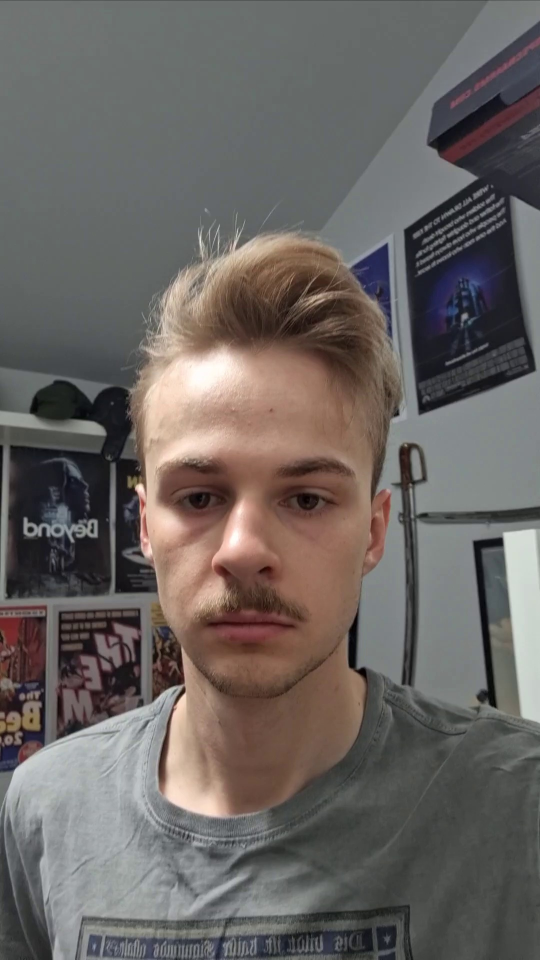
#> input picture WMA_s27369/root/Proj_4/media/images/adam/adam_0000.jpg, 1080 x 1920 px, given in place of the camera (shown at 1/2 size)
$ python find_face.py
#> lines starting #> are read from the running program, lines starting #| are printed output that depends on the picture
import cv2
import numpy as np


fun = None
img = None
i = 0
object_cascade = None

f = 105
n = 5
s = 50

list_haarcascade = ['haarcascade_eye.xml',
            'haarcascade_eye_tree_eyeglasses.xml',
            'haarcascade_frontalcatface.xml',
            'haarcascade_frontalcatface_extended.xml',
            'haarcascade_frontalface_alt.xml',
            'haarcascade_frontalface_alt2.xml',
            'haarcascade_frontalface_alt_tree.xml',
            'haarcascade_frontalface_default.xml',
            'haarcascade_fullbody.xml',
            'haarcascade_lefteye_2splits.xml',
            'haarcascade_license_plate_rus_16stages.xml',
            'haarcascade_lowerbody.xml',
            'haarcascade_profileface.xml',
            'haarcascade_righteye_2splits.xml',
            'haarcascade_russian_plate_number.xml',
            'haarcascade_smile.xml',
            'haarcascade_upperbody.xml']

def set_object():
    global i, object_cascade, list_haarcascade
    object_cascade = cv2.CascadeClassifier(
        cv2.data.haarcascades + list_haarcascade[i])
    print(list_haarcascade[i])
    i += 1
    if i >= len(list_haarcascade):
        i=0

def bar_fun(x):
    global f, n, s
    f = cv2.getTrackbarPos('scaleFactor', 'bar')
    n = cv2.getTrackbarPos('minNeighbors', 'bar')
    s = cv2.getTrackbarPos('minSize', 'bar')

def main():
    global swich_lib, fun, img, object_cascade, f, n, s
    cap = cv2.VideoCapture(0)
    set_object()
    ret, frame = cap.read()
#> frame is the input picture: shape (1920, 1080, 3); mean B, G, R 97.7, 100.5, 106.1
    cv2.imshow('bar', frame)
    cv2.createTrackbar('scaleFactor', 'bar', 101, 1000, bar_fun)
    cv2.createTrackbar('minNeighbors', 'bar', 1, 500, bar_fun)
    cv2.createTrackbar('minSize', 'bar', 1, 500, bar_fun)
    while True:
        ret, frame = cap.read()
        if ret:
            gray = cv2.cvtColor(frame, cv2.COLOR_BGR2GRAY)
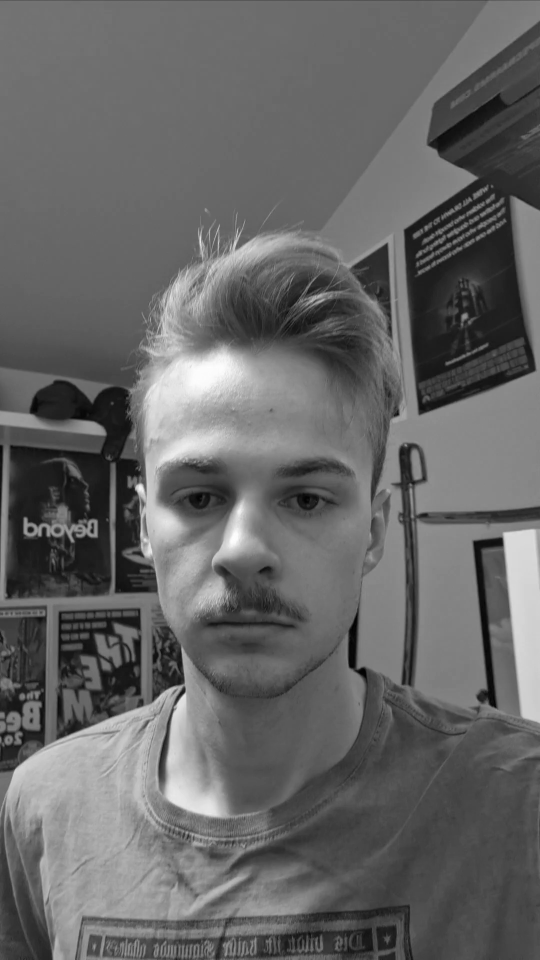
#> gray: shape (1920, 1080) (shown at 1/2 size); min 0, max 254, mean 101.9
            faces = object_cascade.detectMultiScale(
                gray, scaleFactor=f/100, minNeighbors=n, minSize=(s, s))
#> faces = [[356, 960, 81, 81], [555, 949, 105, 105], [506, 1113, 61, 61], [328, 1740, 58, 58], [273, 871, 283, 283]]

            if len(faces) > 0:
                x, y, w, h = faces[0]
#> x = 356; y = 960; w = 81; h = 81
                img = frame[y:y+h, x:x+w]
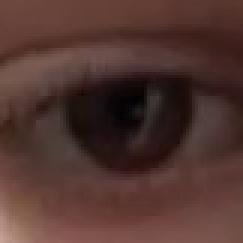
#> img: shape (81, 81, 3) (shown 3 times larger); mean B, G, R 48.1, 53.5, 81.7
                img = cv2.resize(img, (200, 200),
                                 interpolation=cv2.INTER_LINEAR)
#> img: shape (200, 200, 3)
                cv2.imshow('obiekt', img)

            cv2.imshow('bar', frame)

        key = cv2.waitKey(1)
#> (key Esc is pressed here)
        if key == ord('n'):
            set_object()
        elif key == 27:
            cv2.destroyAllWindows()
            break


if __name__ == '__main__':
    main()

$ run again, on WMA_s27369/root/Proj_4/media/images/adam/adam_0001.jpg
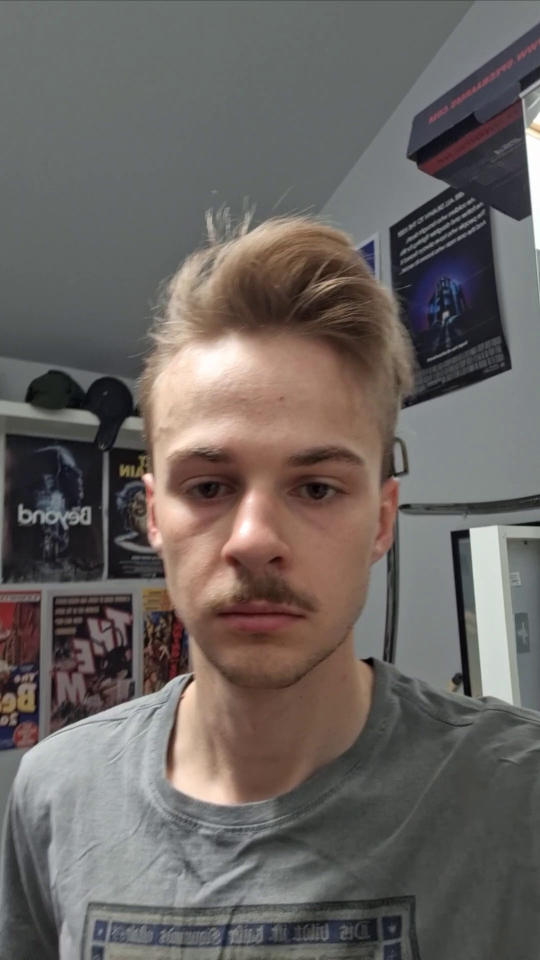
#> input picture WMA_s27369/root/Proj_4/media/images/adam/adam_0001.jpg, 1080 x 1920 px, given in place of the camera (shown at 1/2 size)
#> in main, frame is the input picture: shape (1920, 1080, 3); mean B, G, R 97, 100.2, 105.9
#> in main, `gray = cv2.cvtColor(frame, cv2.COLOR_BGR2GRAY)`:
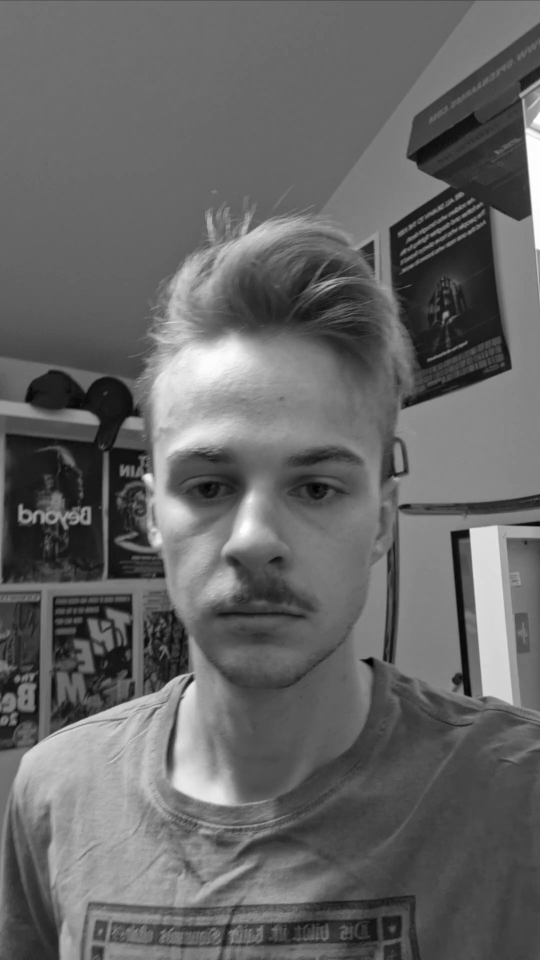
#> gray: shape (1920, 1080) (shown at 1/2 size); min 0, max 255, mean 101.6
#> faces = [[374, 938, 85, 85], [576, 927, 106, 106], [343, 1714, 56, 56], [660, 652, 98, 98]]
#> x = 374; y = 938; w = 85
#> in main, `img = frame[y:y+h, x:x+w]`:
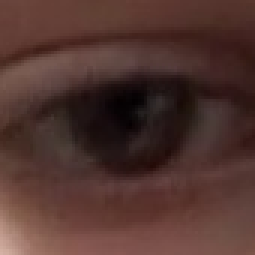
#> img: shape (85, 85, 3) (shown 3 times larger); mean B, G, R 47.3, 52.8, 81.3

$ run again, on WMA_s27369/root/Proj_4/media/images/adam/adam_0003.jpg
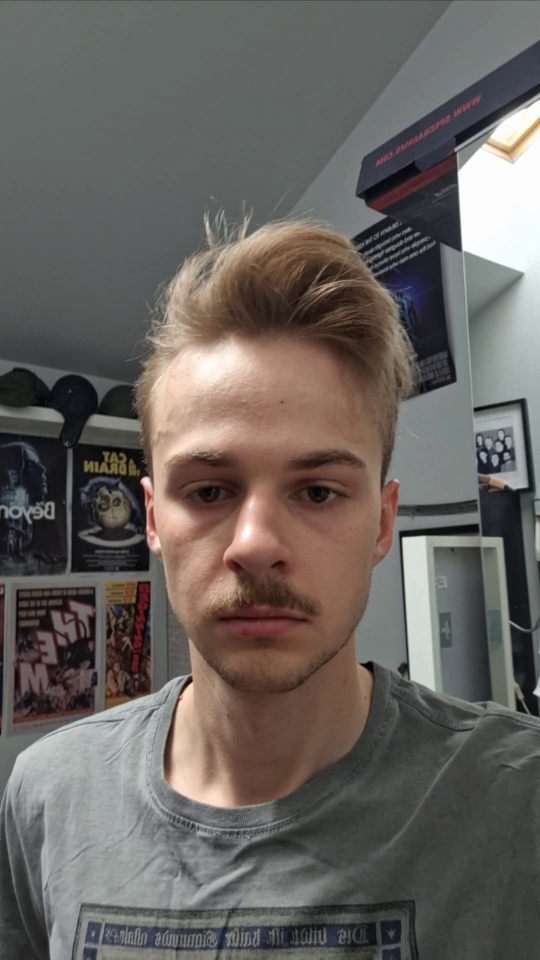
#> input picture WMA_s27369/root/Proj_4/media/images/adam/adam_0003.jpg, 1080 x 1920 px, given in place of the camera (shown at 1/2 size)
#> in main, frame is the input picture: shape (1920, 1080, 3); mean B, G, R 95.2, 99.1, 104.2
#> in main, `gray = cv2.cvtColor(frame, cv2.COLOR_BGR2GRAY)`:
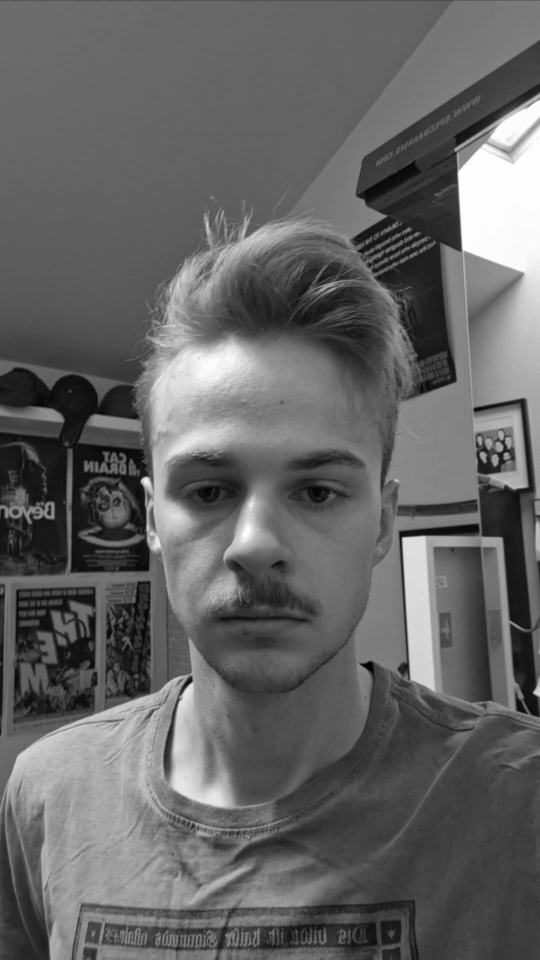
#> gray: shape (1920, 1080) (shown at 1/2 size); min 0, max 255, mean 100.2
#> faces = [[379, 950, 77, 77], [581, 937, 102, 102], [336, 1719, 55, 55], [325, 889, 166, 166]]
#> x = 379; y = 950; w = 77
#> in main, `img = frame[y:y+h, x:x+w]`:
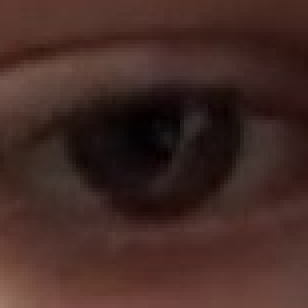
#> img: shape (77, 77, 3) (shown 4 times larger); mean B, G, R 36.8, 42, 67.2
